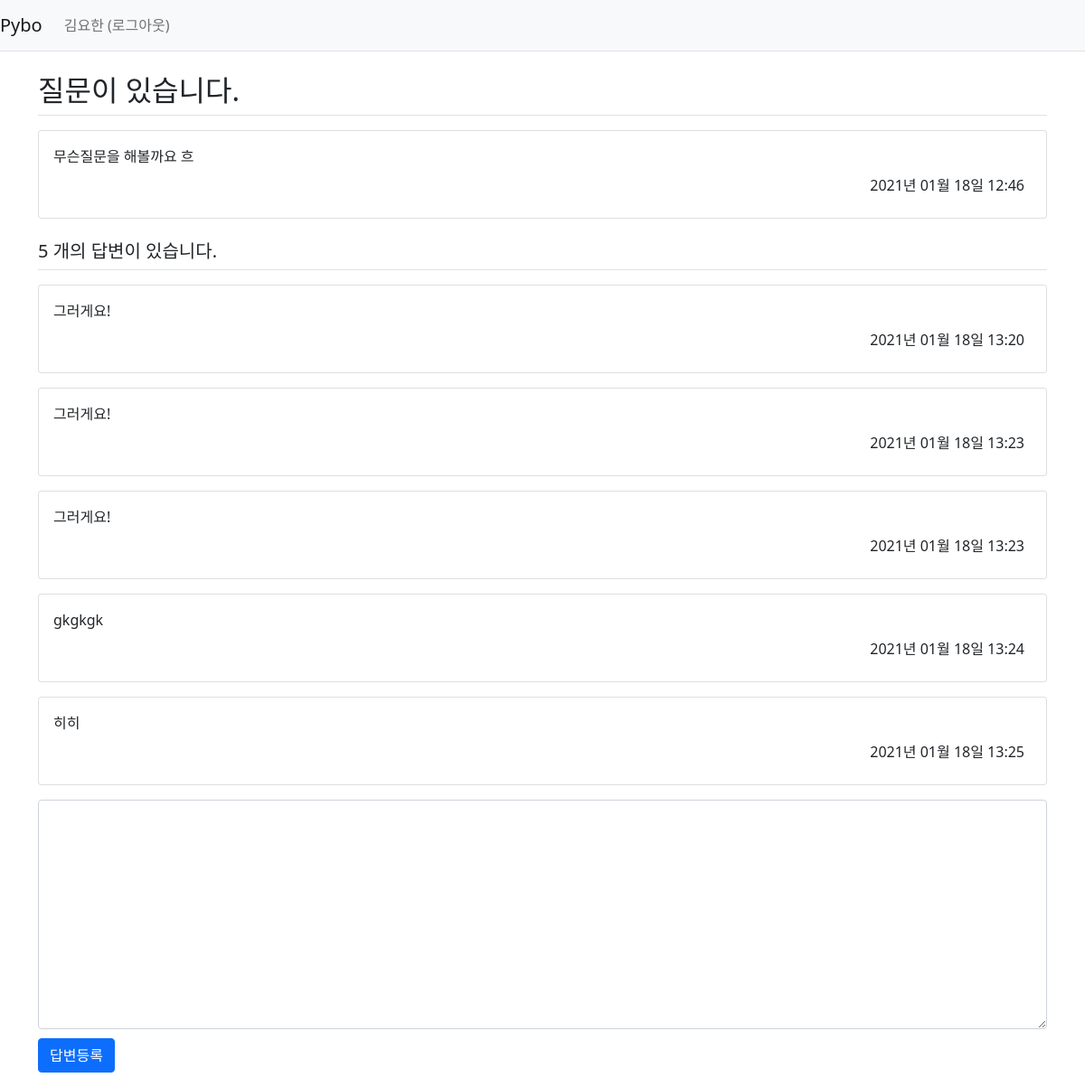
The app's page /question/detail/3/ (signed in) with its own data.
### pybo/models.py (models this page shows)
class User(db.Model):
    id = db.Column(db.Integer, primary_key=True)
    username = db.Column(db.String(150), unique=True, nullable=False)
    password = db.Column(db.String(200), nullable=False)
    email = db.Column(db.String(120), unique=True, nullable=False)

class Question(db.Model):
    id = db.Column(db.Integer, primary_key=True)
    subject = db.Column(db.String(200), nullable=False)
    content = db.Column(db.Text(), nullable=False) # 글자수 제한없음 Text
    create_date = db.Column(db.DateTime(), nullable=False)
    user_id = db.Column(db.Integer, db.ForeignKey(
        'user.id', ondelete='CASCADE'), nullable=False) # server_default='1')
    user = db.relationship('User', backref=db.backref('question_set'))

class Answer(db.Model):
    id = db.Column(db.Integer, primary_key=True )
    question_id = db.Column(db.Integer, db.ForeignKey('question.id', ondelete='CASCADE'))
    question = db.relationship('Question', backref=db.backref('answer_set', ))
    content = db.Column(db.Text(), nullable=False)
    create_date = db.Column(db.DateTime(), nullable=False)
    user_id = db.Column(db.Integer, db.ForeignKey(
        'user.id', ondelete='CASCADE'), nullable=False)
    user = db.relationship('User', backref=db.backref('answer_set'))

### pybo/views/question_views.py (the view)
@bp.route('/detail/<int:question_id>/')
def detail(question_id):
    form = AnswerForm()
    question = Question.query.get_or_404(question_id)
    return render_template('questions/question_detail.html', question=question, form=form)

### pybo/forms.py
class AnswerForm(FlaskForm):
    content = TextAreaField('내용', validators=[DataRequired(' 내용은 필수 입력 항목입니다. ')])

### pybo/filter.py (called while the page is built)
def format_datetime(value, fmt='%Y년 %m월 %d일 %H:%M'):
    return value.strftime(fmt)

### pybo/views/auth_views.py (called while the page is built)
@bp.before_app_request
def load_logged_in_user():
    user_id = session.get('user_id')
    if user_id is None:
        g.user = None
    else:
        g.user = User.query.get(user_id)

### pybo/templates/questions/question_detail.html (shortened to what this page needs)
{% extends 'base.html' %}
{% block content %}
<div class="container my-3">
    <h2 class="border-bottom py-2">{{ question.subject }}</h2>
    <div class="card my-3">
        <div class="card-body">
            <div class="card-text" style="white-space: pre-line;">{{ question.content }}</div>
                <div class="d-flex justify-content-end">
                    <div class=" p-2">
                        {{ question.create_date|datetime }}
                    </div>
                </div>
            </div>
        </div>
        <h5 class="border-bottom my-3 py-2">{{ question.answer_set|length }} 개의 답변이 있습니다.</h5>
        {% for answer in question.answer_set %}
        <div class="card my-3">
            <div class="card-body">
                <div class="card-text" style="white-space: pre-line;">{{ answer.content}}</div>
                <div class="d-flex justify-content-end">
                    <div class=" p-2">
                        {{ answer.create_date|datetime }}
                    </div>
                </div>
            </div>
        </div>
    {% endfor %}
    <form action="{{ url_for('answer.create', question_id=question.id) }}" method="post" class="my-3">
        <div class="form-group">
            <textarea {% if not g.user %}disabled{% endif %} name="content" id="content" class="form-control" rows="10" ></textarea>
        </div>
        <input type="submit" value="답변등록" class="btn btn-primary">
    </form>
</div>
{% endblock %}

### pybo/templates/navbar.html (shortened to what this page needs)
<nav class="navbar navbar-expand-lg navbar-light bg-light border-bottom">
    <a class="navbar-brand" href="{{ url_for('main.index') }}"> Pybo</a>
    <div class="collapse navbar-collapse flex-grow-0" id="navbarNav">
        {% if g.user %}
        <ul class="navbar-nav">
            <li class="nav-item">
                <a class="nav-link" href="{{ url_for('auth.logout')}}">{{ g.user.username }} (로그아웃)</a>
            </li>
        </ul>
        {% endif %}
    </div>
</nav>

### pybo/static/style.css (style rules this page uses)
textarea { width:100% }
input[type=submit] { margin-top:10px; }

### records on screen
User: user.username "김요한"
Question: subject "질문이 있습니다.", content "무슨질문을 해볼까요 흐", create_date "2021년 01월 18일 12:46"
Answer: content "그러게요!", create_date "2021년 01월 18일 13:20"
Answer: content "그러게요!", create_date "2021년 01월 18일 13:23"
Answer: content "그러게요!", create_date "2021년 01월 18일 13:23"
Answer: content "gkgkgk", create_date "2021년 01월 18일 13:24"
Answer: content "히히", create_date "2021년 01월 18일 13:25"

### other values on screen
{{ question.answer_set|length }} "5"
